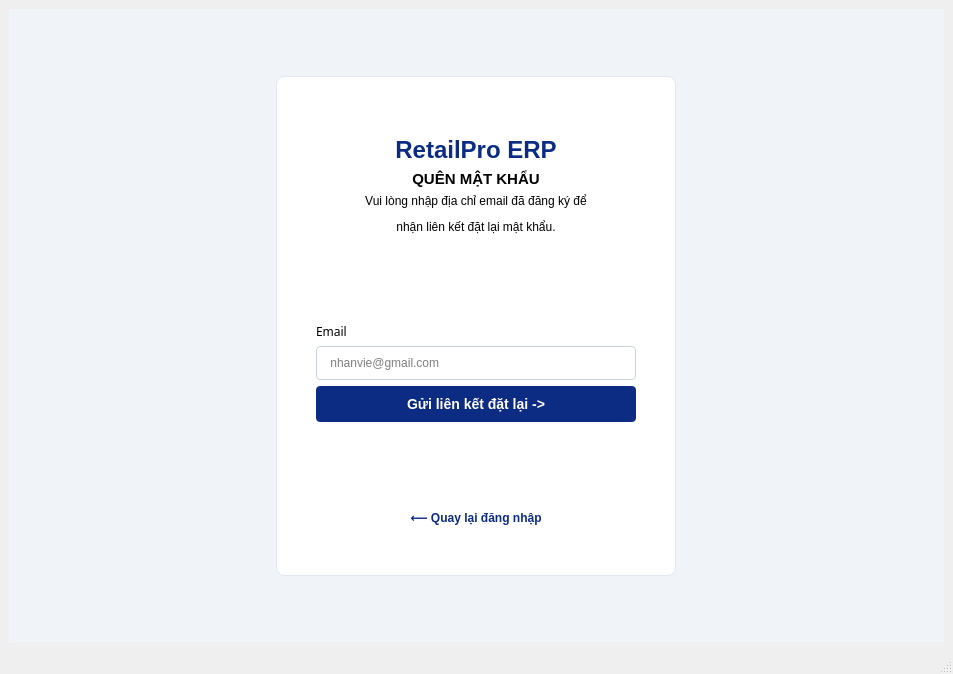
<?xml version="1.0" encoding="UTF-8"?>
<ui version="4.0">
 <class>MainWindow</class>
 <widget class="QMainWindow" name="MainWindow">
  <property name="geometry">
   <rect>
    <x>0</x>
    <y>0</y>
    <width>953</width>
    <height>674</height>
   </rect>
  </property>
  <property name="windowTitle">
   <string>MainWindow</string>
  </property>
  <widget class="QWidget" name="centralwidget">
   <layout class="QGridLayout" name="gridLayout">
    <item row="0" column="0">
     <widget class="QWidget" name="widget" native="true">
      <property name="styleSheet">
       <string notr="true">QWidget {
    background-color: #f0f4f8; /* Màu nền tổng thể */
    font-family: &quot;Segoe UI&quot;, Arial, sans-serif;
}</string>
      </property>
      <layout class="QHBoxLayout" name="horizontalLayout">
       <item>
        <widget class="QFrame" name="frame">
         <property name="maximumSize">
          <size>
           <width>400</width>
           <height>500</height>
          </size>
         </property>
         <property name="styleSheet">
          <string notr="true">#frame {
    background-color: white;
    border-radius: 8px;
    border: 1px solid #e2e8f0;
}</string>
         </property>
         <property name="frameShape">
          <enum>QFrame::StyledPanel</enum>
         </property>
         <property name="frameShadow">
          <enum>QFrame::Raised</enum>
         </property>
         <layout class="QVBoxLayout" name="verticalLayout">
          <property name="spacing">
           <number>10</number>
          </property>
          <property name="leftMargin">
           <number>30</number>
          </property>
          <property name="topMargin">
           <number>30</number>
          </property>
          <property name="rightMargin">
           <number>30</number>
          </property>
          <property name="bottomMargin">
           <number>30</number>
          </property>
          <item>
           <widget class="QFrame" name="frame_2">
            <property name="styleSheet">
             <string notr="true">#frame_2{
		 background-color: white;
}</string>
            </property>
            <property name="frameShape">
             <enum>QFrame::NoFrame</enum>
            </property>
            <property name="frameShadow">
             <enum>QFrame::Raised</enum>
            </property>
            <layout class="QVBoxLayout" name="verticalLayout_2">
             <property name="bottomMargin">
              <number>20</number>
             </property>
             <item alignment="Qt::AlignHCenter">
              <widget class="QLabel" name="label">
               <property name="maximumSize">
                <size>
                 <width>60</width>
                 <height>60</height>
                </size>
               </property>
               <property name="layoutDirection">
                <enum>Qt::LeftToRight</enum>
               </property>
               <property name="styleSheet">
                <string notr="true">background-color: transparent;
border: none;</string>
               </property>
               <property name="text">
                <string/>
               </property>
               <property name="pixmap">
                <pixmap>../../assets/images/logo.png</pixmap>
               </property>
               <property name="scaledContents">
                <bool>true</bool>
               </property>
               <property name="alignment">
                <set>Qt::AlignCenter</set>
               </property>
               <property name="wordWrap">
                <bool>false</bool>
               </property>
              </widget>
             </item>
             <item>
              <widget class="QLabel" name="label_2">
               <property name="styleSheet">
                <string notr="true">background-color: transparent;
border: none;
color: #0c2b82;      /* Màu chữ xanh đậm */
font-size: 24px;     /* Kích thước chữ to */
font-weight: bold;</string>
               </property>
               <property name="text">
                <string>RetailPro ERP</string>
               </property>
               <property name="alignment">
                <set>Qt::AlignCenter</set>
               </property>
              </widget>
             </item>
             <item>
              <widget class="QLabel" name="label_3">
               <property name="styleSheet">
                <string notr="true">background-color: transparent;
border: none;
color: #000000;
font-size: 15px;
font-weight: bold;</string>
               </property>
               <property name="text">
                <string>QUÊN MẬT KHẨU</string>
               </property>
               <property name="alignment">
                <set>Qt::AlignCenter</set>
               </property>
              </widget>
             </item>
             <item>
              <widget class="QLabel" name="label_4">
               <property name="styleSheet">
                <string notr="true">#label_4{
	 background-color: white;
}</string>
               </property>
               <property name="text">
                <string>&lt;html&gt;&lt;head/&gt;&lt;body&gt;&lt;p align=&quot;center&quot;&gt;Vui lòng nhập địa chỉ email đã đăng ký để&lt;/p&gt;&lt;p align=&quot;center&quot;&gt;nhận liên kết đặt lại mật khẩu.&lt;/p&gt;&lt;/body&gt;&lt;/html&gt;</string>
               </property>
              </widget>
             </item>
             <item>
              <spacer name="verticalSpacer_2">
               <property name="orientation">
                <enum>Qt::Vertical</enum>
               </property>
               <property name="sizeHint" stdset="0">
                <size>
                 <width>20</width>
                 <height>40</height>
                </size>
               </property>
              </spacer>
             </item>
             <item>
              <widget class="QLabel" name="label_5">
               <property name="font">
                <font>
                 <family>Segoe UI,Arial,sans-serif</family>
                </font>
               </property>
               <property name="styleSheet">
                <string notr="true">#label_5{
		 background-color: white;
}</string>
               </property>
               <property name="text">
                <string>Email</string>
               </property>
              </widget>
             </item>
             <item>
              <widget class="QLineEdit" name="lineEdit_email">
               <property name="styleSheet">
                <string notr="true">QLineEdit {
    border: 1px solid #cbd5e1;
    border-radius: 4px;
    padding: 8px;
    background-color: #ffffff; /* Đổi nền xám thành trắng */
}</string>
               </property>
               <property name="placeholderText">
                <string> nhanvie@gmail.com</string>
               </property>
              </widget>
             </item>
             <item>
              <widget class="QPushButton" name="pushButton_glket">
               <property name="styleSheet">
                <string notr="true">QPushButton {
    background-color: #0c2b82; /* Màu xanh đậm */
    color: white;              /* Chữ màu trắng */
    font-weight: bold;
    font-size: 14px;
    border-radius: 4px;
    padding: 10px;
}
QPushButton:hover {
    background-color: #081d59; /* Đậm hơn chút khi di chuột vào */
}</string>
               </property>
               <property name="text">
                <string>Gửi liên kết đặt lại -&gt;</string>
               </property>
              </widget>
             </item>
             <item>
              <spacer name="verticalSpacer">
               <property name="orientation">
                <enum>Qt::Vertical</enum>
               </property>
               <property name="sizeHint" stdset="0">
                <size>
                 <width>20</width>
                 <height>40</height>
                </size>
               </property>
              </spacer>
             </item>
             <item>
              <widget class="QPushButton" name="pushButton_2">
               <property name="cursor">
                <cursorShape>PointingHandCursor</cursorShape>
               </property>
               <property name="styleSheet">
                <string notr="true">QPushButton {
    background-color: transparent; /* Xóa nền */
    border: none;                  /* Xóa viền */
    color: #0c2b82;                /* Màu xanh đậm giống thiết kế */
    font-weight: bold;             /* In đậm */
    font-size: 12px;
}

/* Hiệu ứng: Khi di chuột vào sẽ xuất hiện gạch chân để giống Link */
QPushButton:hover {
    text-decoration: underline; 
    color: #081d59;
}</string>
               </property>
               <property name="text">
                <string>⟵ Quay lại đăng nhập</string>
               </property>
              </widget>
             </item>
            </layout>
           </widget>
          </item>
         </layout>
        </widget>
       </item>
      </layout>
     </widget>
    </item>
   </layout>
  </widget>
  <widget class="QMenuBar" name="menubar">
   <property name="geometry">
    <rect>
     <x>0</x>
     <y>0</y>
     <width>953</width>
     <height>25</height>
    </rect>
   </property>
  </widget>
  <widget class="QStatusBar" name="statusbar"/>
 </widget>
 <resources/>
 <connections/>
</ui>
